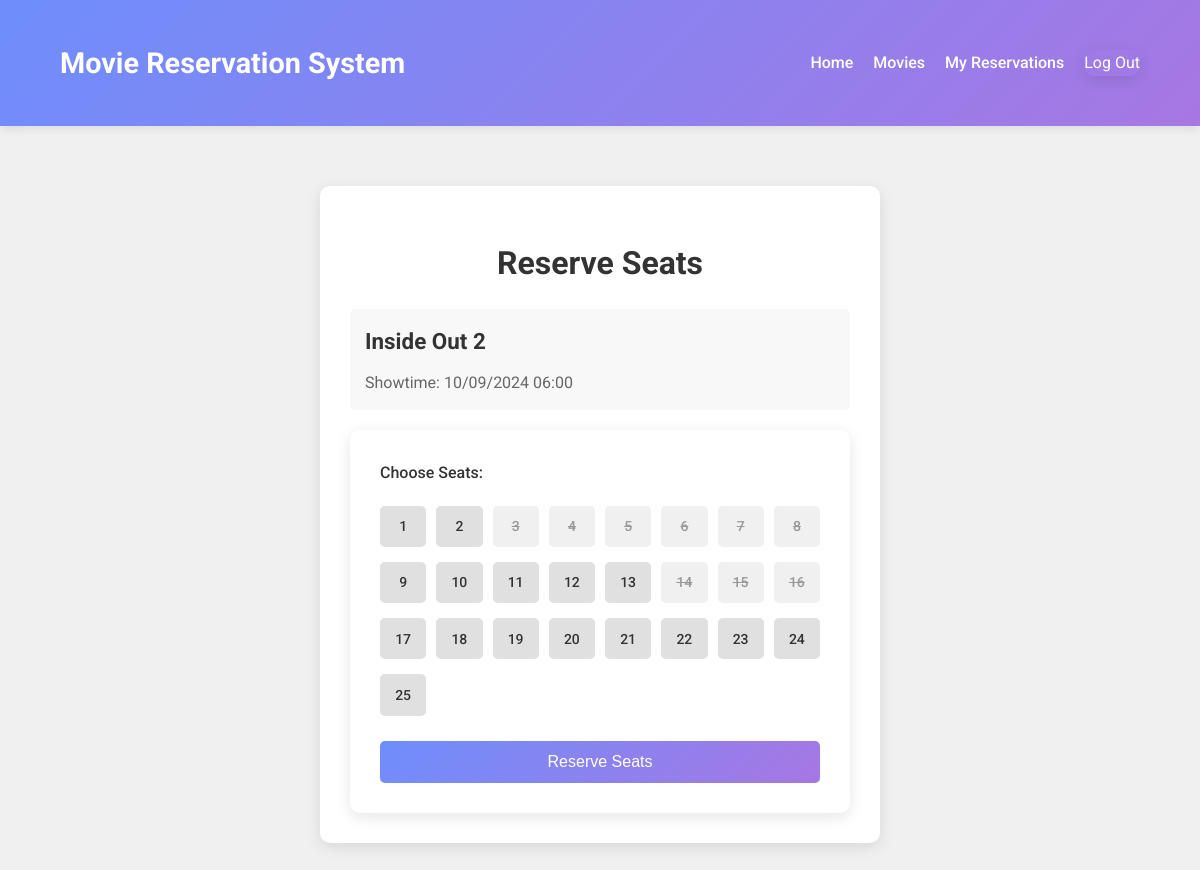
Before: /movies/reservation/3/ (signed in) with the older database file.
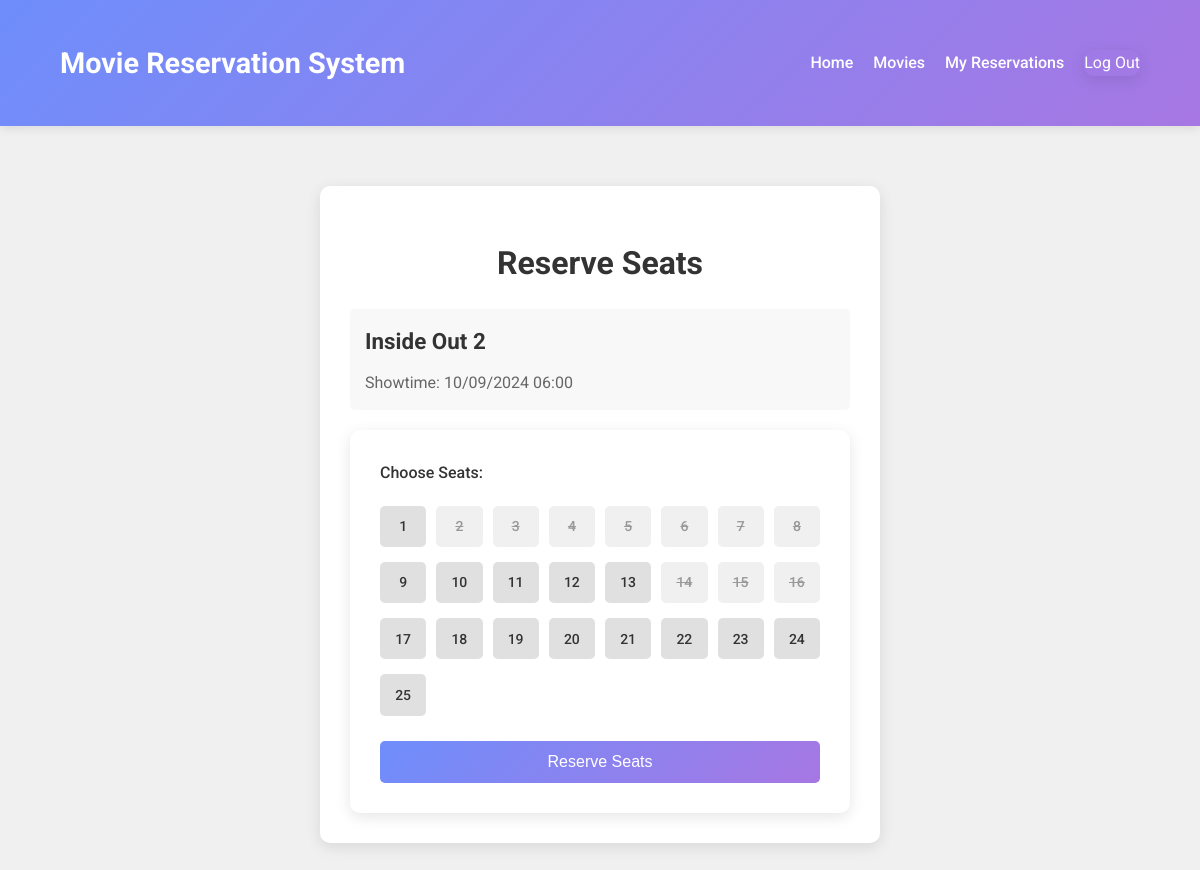
After: the same page with the newer database file.
### reservations/models.py (models this page shows, shortened)
class Seat(models.Model):
    showtime = models.ForeignKey(Showtime, on_delete=models.CASCADE)
    seat_number = models.CharField(max_length=10)
    is_available = models.BooleanField(default=True)

### reservations/views.py (the view, shortened to what this page needs)
# urls.py: path('reservation/<int:showtime_id>/', views.reservation_form, name='reservation_form'),
@login_required
def reservation_form(request, showtime_id):
    showtime = get_object_or_404(Showtime, pk=showtime_id)
    seats = Seat.objects.filter(showtime=showtime)
    context = {
        'showtime': showtime,
        'seats': seats
    }
    return render(request, 'reservations/reservation_form.html', context)

### reservations/models.py (called while the page is built)
    @property
    def formatted_start_time(self):
        return format_datetime(self.start_time)

### reservations/utils/datetime_utils.py (called while the page is built)
def format_datetime(dt, format_string="%d/%m/%Y %H:%M"):
    return dt.strftime(format_string)

### templates/reservations/reservation_form.html (shortened to what this page needs)
{% extends "base.html" %}
{% block content %}
<div class="reservation-form-container">
    <h1>Reserve Seats</h1>
    <div class="movie-info">
        <h2>{{ showtime.movie.title }}</h2>
        <p>Showtime: {{ showtime.formatted_start_time }}</p>
    </div>
    <form method="post" class="reservation-form">
        <div class="form-group">
            <label>Choose Seats:</label>
            <div class="seat-map">
                {% for seat in seats %}
                    <div class="seat {% if not seat.is_available %}unavailable{% endif %}">
                        <label for="seat-{{ seat.id }}">{{ seat.seat_number }}</label>
                    </div>
                {% endfor %}
            </div>
        </div>
        <button type="submit" class="reserve-button">Reserve Seats</button>
    </form>
</div>
{% endblock %}

Changed rows visible on the page:
changed Seat (number 2 of 25 on the later page): is_available True → False (drawn)
